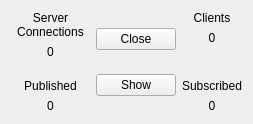
<?xml version="1.0" encoding="UTF-8"?>
<ui version="4.0">
 <class>MainWindow</class>
 <widget class="QMainWindow" name="MainWindow">
  <property name="geometry">
   <rect>
    <x>0</x>
    <y>0</y>
    <width>253</width>
    <height>124</height>
   </rect>
  </property>
  <property name="windowTitle">
   <string>Minos Server</string>
  </property>
  <widget class="QWidget" name="centralWidget">
   <layout class="QHBoxLayout" name="horizontalLayout_2">
    <item>
     <layout class="QHBoxLayout" name="horizontalLayout">
      <item>
       <layout class="QVBoxLayout" name="verticalLayout">
        <item>
         <widget class="QLabel" name="label">
          <property name="text">
           <string>Server Connections</string>
          </property>
          <property name="alignment">
           <set>Qt::AlignmentFlag::AlignCenter</set>
          </property>
          <property name="wordWrap">
           <bool>true</bool>
          </property>
         </widget>
        </item>
        <item>
         <widget class="QLabel" name="ServerLabel">
          <property name="text">
           <string>0</string>
          </property>
          <property name="alignment">
           <set>Qt::AlignmentFlag::AlignCenter</set>
          </property>
         </widget>
        </item>
        <item>
         <spacer name="verticalSpacer">
          <property name="orientation">
           <enum>Qt::Orientation::Vertical</enum>
          </property>
          <property name="sizeHint" stdset="0">
           <size>
            <width>20</width>
            <height>40</height>
           </size>
          </property>
         </spacer>
        </item>
        <item>
         <widget class="QLabel" name="label_2">
          <property name="text">
           <string>Published</string>
          </property>
          <property name="alignment">
           <set>Qt::AlignmentFlag::AlignCenter</set>
          </property>
         </widget>
        </item>
        <item>
         <widget class="QLabel" name="PubLabel">
          <property name="text">
           <string>0</string>
          </property>
          <property name="alignment">
           <set>Qt::AlignmentFlag::AlignCenter</set>
          </property>
         </widget>
        </item>
       </layout>
      </item>
      <item>
       <layout class="QVBoxLayout" name="verticalLayout_3">
        <item>
         <spacer name="verticalSpacer_3">
          <property name="orientation">
           <enum>Qt::Orientation::Vertical</enum>
          </property>
          <property name="sizeHint" stdset="0">
           <size>
            <width>20</width>
            <height>40</height>
           </size>
          </property>
         </spacer>
        </item>
        <item>
         <widget class="QPushButton" name="CloseButton">
          <property name="text">
           <string>Close</string>
          </property>
         </widget>
        </item>
        <item>
         <spacer name="verticalSpacer_5">
          <property name="orientation">
           <enum>Qt::Orientation::Vertical</enum>
          </property>
          <property name="sizeHint" stdset="0">
           <size>
            <width>20</width>
            <height>40</height>
           </size>
          </property>
         </spacer>
        </item>
        <item>
         <widget class="QPushButton" name="showButton">
          <property name="text">
           <string>Show</string>
          </property>
         </widget>
        </item>
        <item>
         <spacer name="verticalSpacer_4">
          <property name="orientation">
           <enum>Qt::Orientation::Vertical</enum>
          </property>
          <property name="sizeHint" stdset="0">
           <size>
            <width>20</width>
            <height>40</height>
           </size>
          </property>
         </spacer>
        </item>
       </layout>
      </item>
      <item>
       <layout class="QVBoxLayout" name="verticalLayout_2">
        <item>
         <widget class="QLabel" name="label_3">
          <property name="text">
           <string>Clients</string>
          </property>
          <property name="alignment">
           <set>Qt::AlignmentFlag::AlignCenter</set>
          </property>
         </widget>
        </item>
        <item>
         <widget class="QLabel" name="ClientLabel">
          <property name="text">
           <string>0</string>
          </property>
          <property name="alignment">
           <set>Qt::AlignmentFlag::AlignCenter</set>
          </property>
         </widget>
        </item>
        <item>
         <spacer name="verticalSpacer_2">
          <property name="orientation">
           <enum>Qt::Orientation::Vertical</enum>
          </property>
          <property name="sizeHint" stdset="0">
           <size>
            <width>20</width>
            <height>40</height>
           </size>
          </property>
         </spacer>
        </item>
        <item>
         <widget class="QLabel" name="label_4">
          <property name="text">
           <string>Subscribed</string>
          </property>
          <property name="alignment">
           <set>Qt::AlignmentFlag::AlignCenter</set>
          </property>
         </widget>
        </item>
        <item>
         <widget class="QLabel" name="SubLabel">
          <property name="text">
           <string>0</string>
          </property>
          <property name="alignment">
           <set>Qt::AlignmentFlag::AlignCenter</set>
          </property>
         </widget>
        </item>
       </layout>
      </item>
     </layout>
    </item>
   </layout>
  </widget>
 </widget>
 <layoutdefault spacing="6" margin="11"/>
 <resources/>
 <connections/>
</ui>
